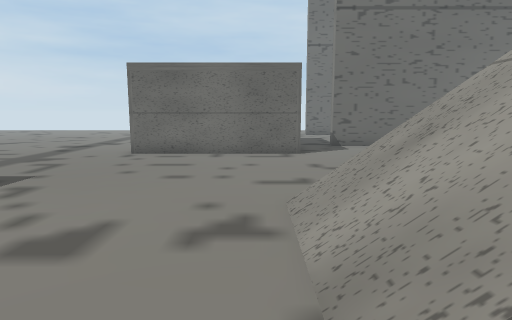
view 1 (above)

21 first-person views from a walk through a Unity game level. The camera is 1.5 m above the floor, tilts 8° down and sees 75° across. Doors are open. The floor is counted in squares, 1 m on a side. Each view is taken from the middle of a square. On the plan, view 1 faces up. The plan holds only what a view shows up to about 15 squares ahead; the rest is blank. The place goes on beyond the plan. The player character is not drawn.

view 2
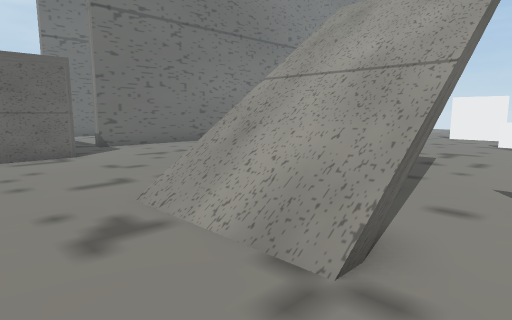

view 3
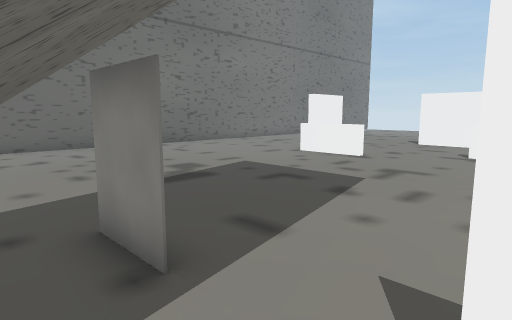

view 4
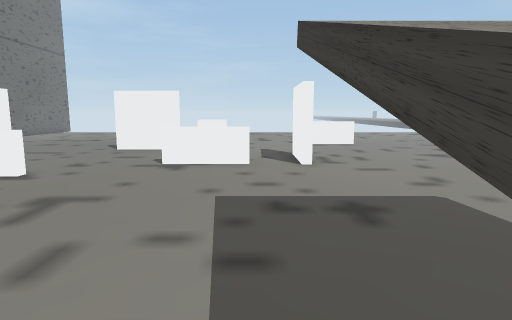

view 5
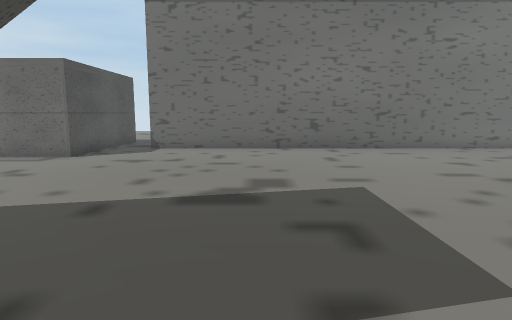

view 6
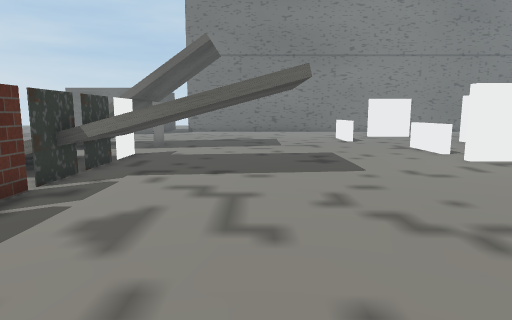

view 7
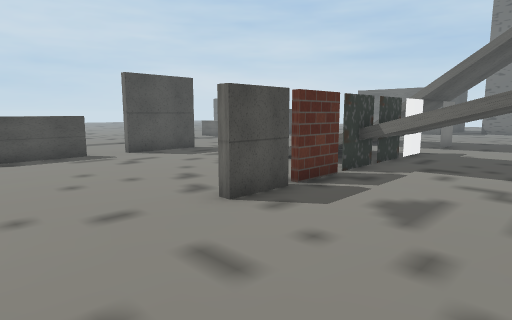

view 8
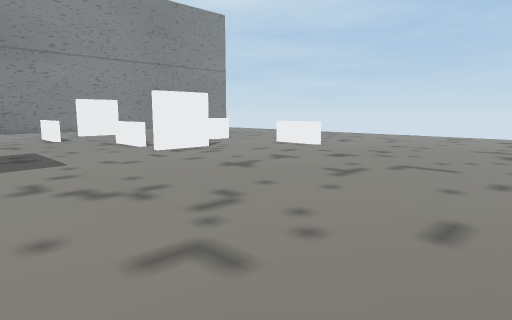

view 9
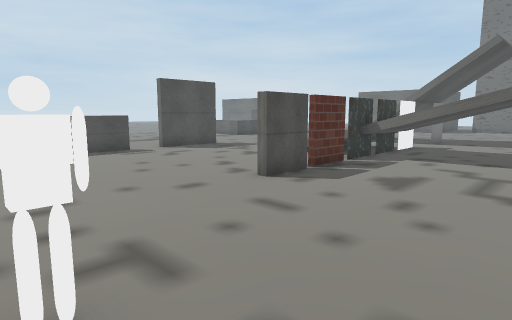

view 10
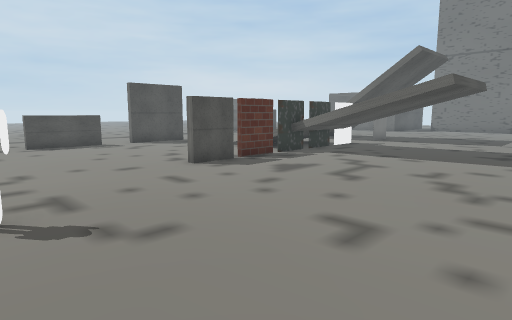

view 11
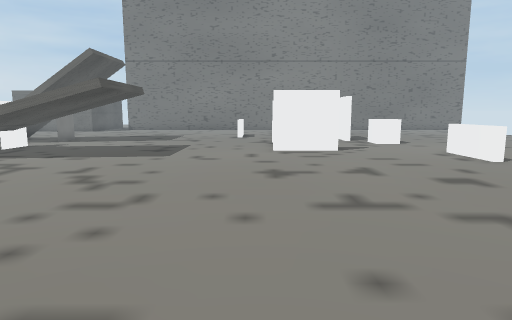

view 12
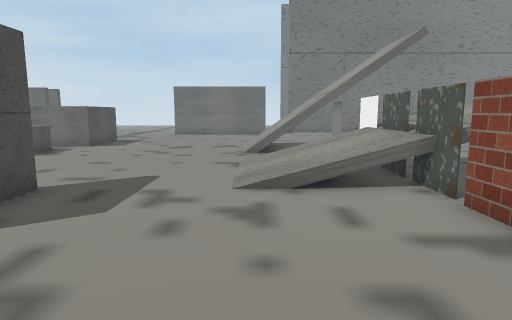

view 13
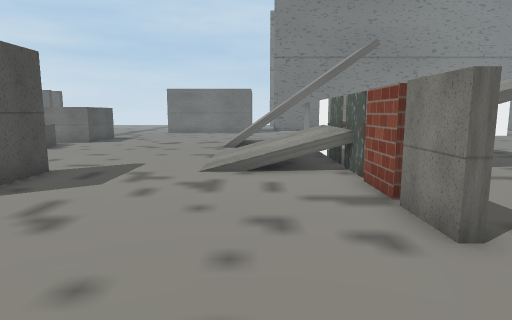

view 14
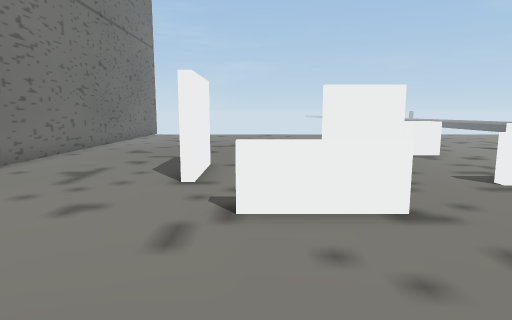

view 15
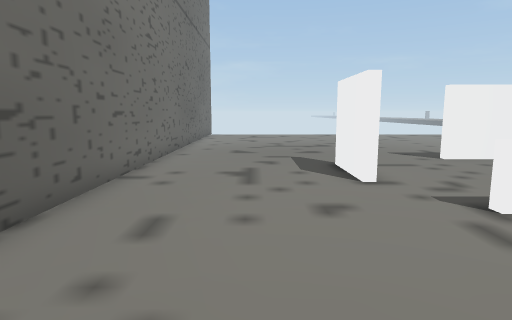

view 16
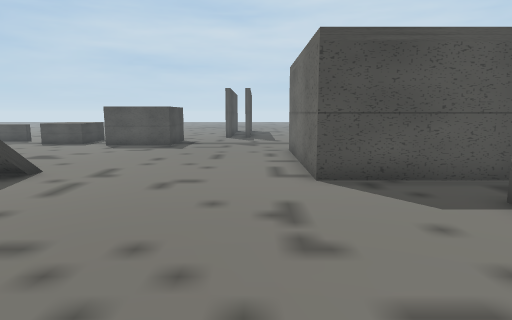

view 17
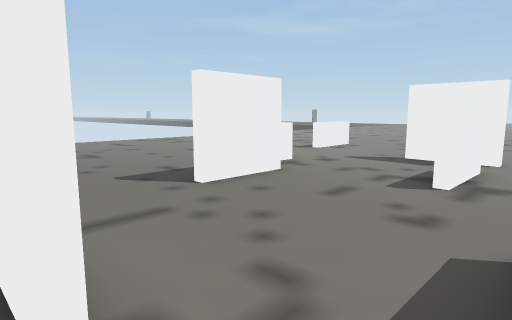

view 18
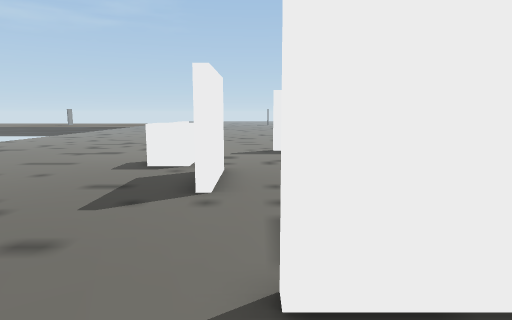

view 19
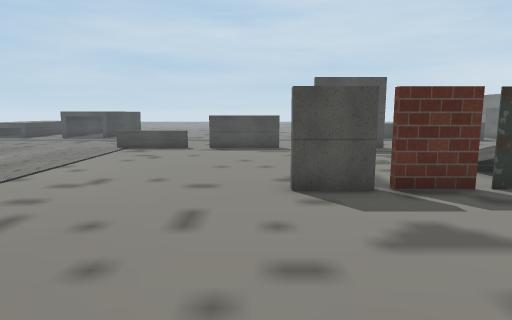

view 20
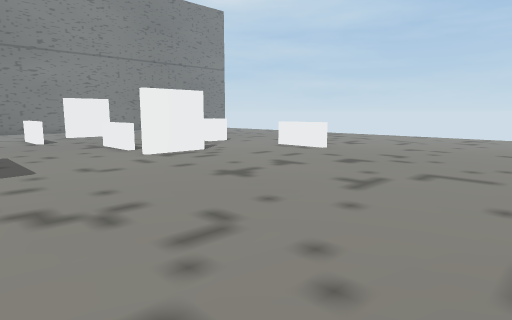

view 21
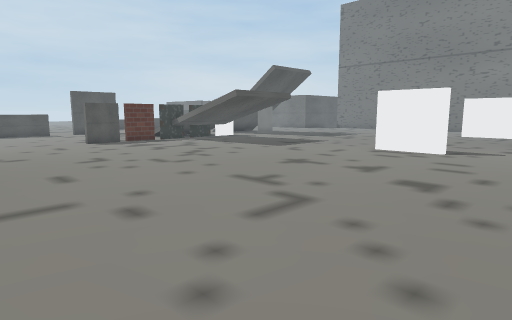

### Floor plan
Key: @ floor where view 1 was taken; # wall or solid block; x gap in a wall; . floor; / step, stairs or slope; D open door; = window, fence, low wall or low ledge; ^ raised ledge; T thing the floor can be seen under or through; O other object.
Columns run from 4 left of view 1 to 22 right of it. Each row starts with its distance up from view 1.
 17       O
 16       O.#
 15       O.###################
 14       O....................
 13       O....................
 12 OOOOOO.....................
 11 ...........................
 10 .....................##....
  9 .....................##....
  8 ..................=........
  7 ..................=........
  6 ..................=........
  5 .....///................#..
  4 .....///.#..............#..
  3 .....///.#.................
  2 .....///DD..........=....OO
  1 ........DD..........=......
  0 ....@....=..........x......
 -1 .....////^^^#.......###....
 -2 .....////^^^ .......###....
 -3 .....////^^  .............=
 -4 .....////^^^#.............=
 -5  #.......x.................
 -6  #.......x.................
 -7 ##.......x.................
 -8 ........TT.................
 -9  #......TT.................
-10  =.........................
-11  =.........................
-12 ##.........................
-13 ==........................
-14 ==..........O............
-15 ==..........O..  . .  ..  .

Where each view was taken, in squares from view 1:
view 1: 0 up, 0 right, facing up
view 2: 0 up, 2 left, facing up-right
view 3: 0 up, 3 right, facing up-right
view 4: 0 up, 6 right, facing right
view 5: 1 up, 8 right, facing up
view 6: 12 down, 9 right, facing up
view 7: 13 down, 9 right, facing up-left
view 8: 14 down, 9 right, facing up-right
view 9: 15 down, 10 right, facing up-left
view 10: 15 down, 13 right, facing up-left
view 11: 15 down, 15 right, facing up
view 12: 11 down, 1 right, facing up
view 13: 13 down, 2 right, facing up
view 14: 8 up, 9 right, facing right
view 15: 12 up, 9 right, facing right
view 16: 11 up, 9 right, facing left
view 17: 10 up, 14 right, facing down-right
view 18: 12 up, 19 right, facing down
view 19: 10 down, 11 right, facing left
view 20: 13 down, 10 right, facing up-right
view 21: 15 down, 22 right, facing up-left
